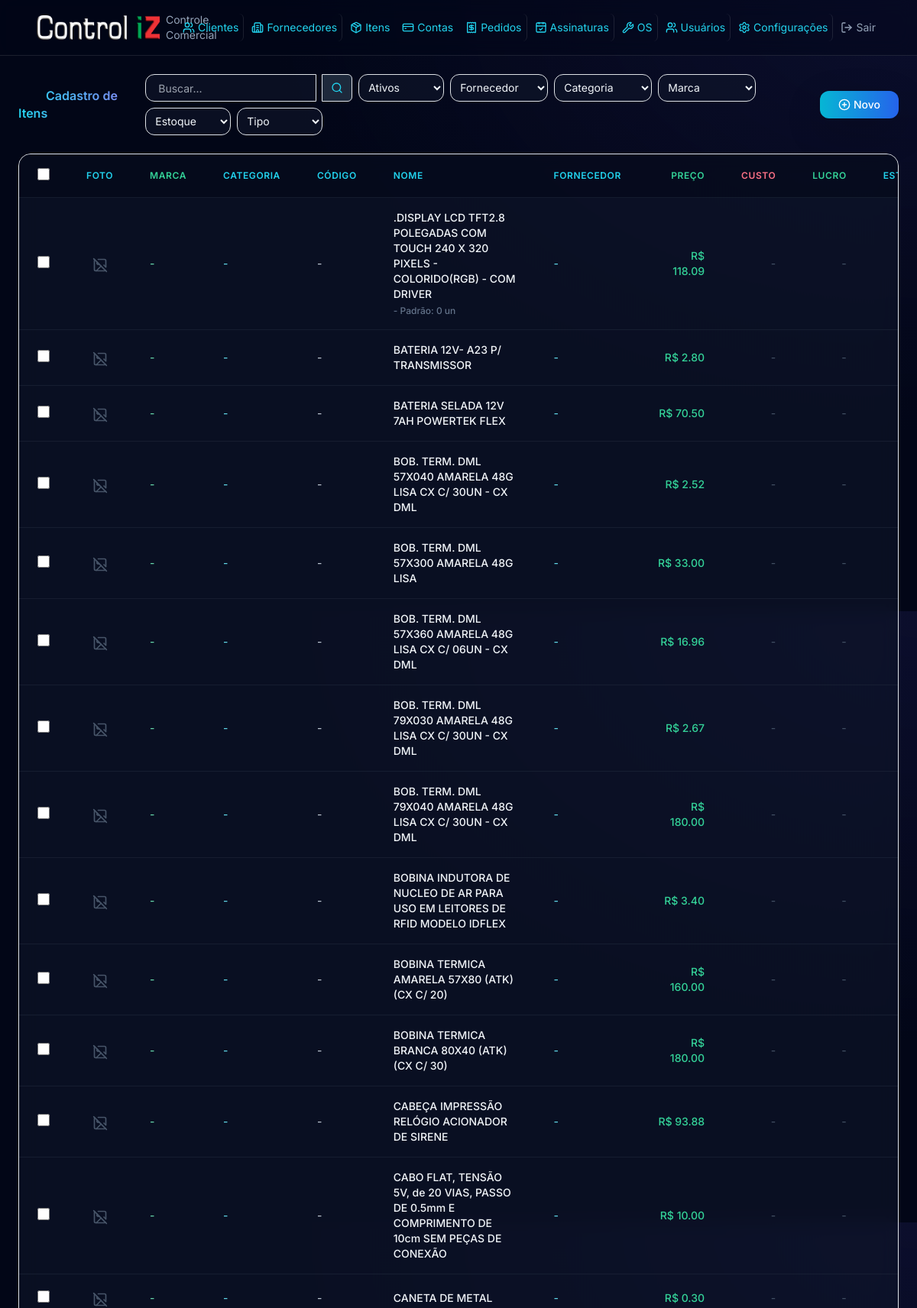
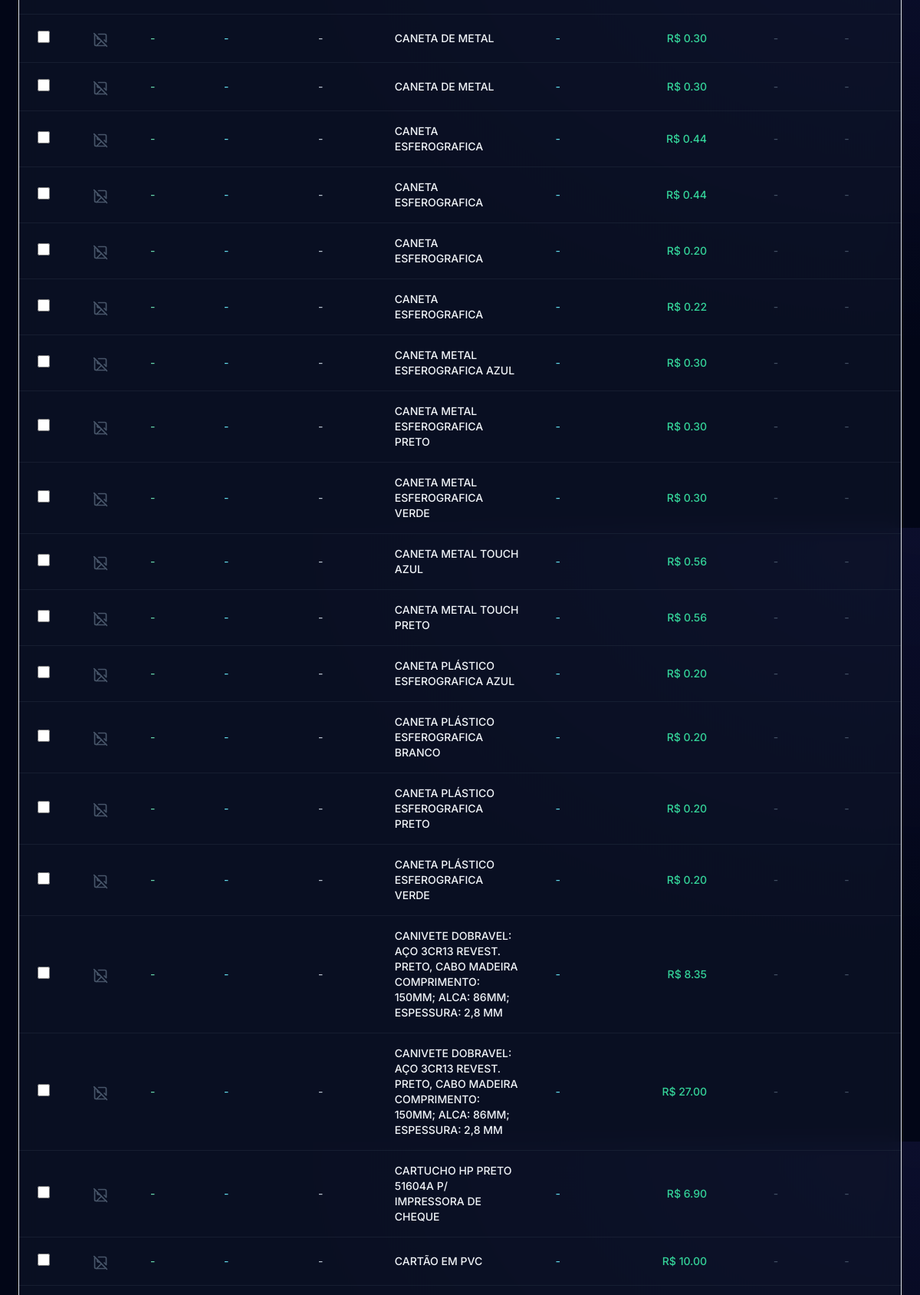
/produtos/ (upper part), run on the app's committed database (2 pictures, top to bottom).
### models.py (models this page shows, shortened)
class Produto(Base):
    __tablename__ = "produtos"
    id = Column(Integer, primary_key=True, index=True)
    codigo = Column(String(50), nullable=True, unique=True)
    nome = Column(String(200), nullable=False)
    descricao = Column(Text, nullable=True)
    preco = Column(Float, nullable=False, default=0)
    preco_custo = Column(Float, nullable=True)
    ncm = Column(String(10), nullable=True)
    unidade = Column(String(10), nullable=True, default="UN")
    categoria_id = Column(Integer, ForeignKey("categorias_produto.id"), nullable=True)
    foto = Column(String(500), nullable=True)
    fornecedor_id = Column(Integer, ForeignKey("fornecedores.id"), nullable=True)
    marca_id = Column(Integer, ForeignKey("marcas_produto.id"), nullable=True)
    marca = Column(String(100), nullable=True)
    peso_liq = Column(Float, nullable=True)
    peso_bruto = Column(Float, nullable=True)
    altura = Column(Float, nullable=True)
    largura = Column(Float, nullable=True)
    profundidade = Column(Float, nullable=True)
    unidade_medida = Column(String(20), nullable=True, default="cm")
    estoque = Column(Float, nullable=False, default=0)
    estoque_minimo = Column(Float, nullable=False, default=0)
    situacao = Column(String(1), nullable=False, default="A")
    bling_id = Column(BigInteger, nullable=True, unique=True)
    bling_updated_at = Column(DateTime, nullable=True)
    bling_pending_sync = Column(Boolean, default=False)
    created_at = Column(DateTime, default=datetime.now)
    updated_at = Column(DateTime, default=datetime.now, onupdate=datetime.now)
    categoria = relationship("CategoriaProduto", back_populates="produtos")
    fornecedor = relationship("Fornecedor")
    marca_rel = relationship("MarcaProduto")
    variacoes = relationship("ProdutoVariacao", back_populates="produto", cascade="all, delete-orphan")
    composicoes = relationship("ProdutoComposicao", foreign_keys="[ProdutoComposicao.produto_pai_id]", back_populates="produto_pai", cascade="all, delete-orphan")
    tipo = Column(String(20), default="produto")  # "produto", "servico" ou "kit"
    @property
    def preco_padrao(self):
        return self.preco

class ProdutoVariacao(Base):
    __tablename__ = "produto_variacoes"
    id = Column(Integer, primary_key=True, index=True)
    produto_id = Column(Integer, ForeignKey("produtos.id"), nullable=False)
    nome_variacao = Column(String(100), nullable=True)
    sku = Column(String(50), nullable=False, unique=True)
    preco_adicional = Column(Float, default=0)
    estoque_atual = Column(Float, default=0)
    estoque_minimo = Column(Float, default=0)
    created_at = Column(DateTime, default=datetime.now)
    updated_at = Column(DateTime, default=datetime.now, onupdate=datetime.now)
    produto = relationship("Produto", back_populates="variacoes")
    itens_pedido = relationship("PedidoVendaItem", foreign_keys="[PedidoVendaItem.variacao_id]", back_populates="variacao")

### routers/produtos.py (the view)
@router.get("/")
def listar_produtos(request: Request, db: Session = Depends(get_db), busca: str = Query(""), situacao: str = Query(""), fornecedor_id: Optional[str] = Query(""), categoria_id: Optional[str] = Query(""), marca_id: Optional[str] = Query(""), estoque_filtro: str = Query(""), tipo_filtro: str = Query("")):
    from sqlalchemy.orm import selectinload
    f_id = int(fornecedor_id) if fornecedor_id else None
    c_id = int(categoria_id) if categoria_id else None
    m_id = int(marca_id) if marca_id else None
    query = db.query(Produto).options(selectinload(Produto.variacoes))
    if busca:
        query = query.filter(Produto.nome.ilike(f"%{busca}%") | Produto.codigo.ilike(f"%{busca}%"))
    if estoque_filtro == "zerado":
        query = query.filter(Produto.estoque <= 0)
    elif estoque_filtro == "baixo":
        query = query.filter(Produto.estoque > 0, Produto.estoque_minimo > 0, Produto.estoque < Produto.estoque_minimo)
    if tipo_filtro:
        query = query.filter(Produto.tipo == tipo_filtro)
    if not situacao or situacao == "ativo":
        query = query.filter(Produto.situacao == "A")
    elif situacao == "inativo":
        query = query.filter(Produto.situacao != "A")
    if f_id:
        query = query.filter(Produto.fornecedor_id == f_id)
    if c_id:
        query = query.filter(Produto.categoria_id == c_id)
    if m_id:
        query = query.filter(Produto.marca_id == m_id)
    produtos = query.order_by(Produto.nome).all()
    fornecedores = db.query(Fornecedor).order_by(Fornecedor.nome).all()
    categorias = db.query(CategoriaProduto).order_by(CategoriaProduto.nome).all()
    marcas = db.query(MarcaProduto).order_by(MarcaProduto.nome).all()
    proximo_pedido = db.query(func.max(PedidoVenda.numero)).scalar()
    try:
        proximo_pedido = str(int(proximo_pedido) + 1) if proximo_pedido else "1"
    except:
        proximo_pedido = "1"
    return request.app.state.templates.TemplateResponse(
        "produtos/listar.html",
        {"request": request, "produtos": produtos, "fornecedores": fornecedores, "categorias": categorias, "marcas": marcas, "busca": busca, "situacao": situacao, "fornecedor_id": f_id, "categoria_id": c_id, "marca_id": m_id, "estoque_filtro": estoque_filtro, "tipo_filtro": tipo_filtro, "proximo_pedido": proximo_pedido}
    )

### templates/produtos/listar.html (shortened to what this page needs)
{% extends "base.html" %}
{% block content %}
<div class="flex items-center justify-between w-full mb-6 gap-4">
    <h4 class="text-transparent bg-clip-text bg-gradient-to-r from-cyan-400 to-indigo-400 font-semibold"><i data-lucide="package" class="w-6 h-6 inline me-2"></i> Cadastro de Itens</h4>
    <div class="flex items-center gap-2">
        <form class="flex items-center flex-wrap gap-2">
            <input type="text" class="w-48 md:w-56 h-9 text-sm px-3 py-2 bg-slate-900/60 border border-slate-800/80 rounded-l-xl text-slate-100 focus:border-cyan-500/50" name="busca" placeholder="Buscar..." value="{{ busca }}">
            <button class="flex items-center justify-center h-9 w-10 bg-slate-800 border border-white/10 rounded-r-md -ml-px text-cyan-400 transition" type="submit"><i data-lucide="search" class="w-4 h-4"></i></button>
            <select class="w-28 h-9 text-sm px-2 py-1 bg-slate-900/60 border border-slate-800/80 rounded-xl text-slate-100 focus:border-cyan-500/50" name="situacao" onchange="this.form.submit()">
                <option value="ativo" {% if situacao == 'ativo' or not situacao %}selected{% endif %}>Ativos</option>
            </select>
            <select class="w-32 h-9 text-sm px-2 py-1 bg-slate-900/60 border border-slate-800/80 rounded-xl text-slate-100 focus:border-cyan-500/50" name="fornecedor_id" onchange="this.form.submit()">
                <option value="">Fornecedor</option>
            </select>
            <select class="w-32 h-9 text-sm px-2 py-1 bg-slate-900/60 border border-slate-800/80 rounded-xl text-slate-100 focus:border-cyan-500/50" name="categoria_id" onchange="this.form.submit()">
                <option value="">Categoria</option>
            </select>
            <select class="w-32 h-9 text-sm px-2 py-1 bg-slate-900/60 border border-slate-800/80 rounded-xl text-slate-100 focus:border-cyan-500/50" name="marca_id" onchange="this.form.submit()">
                <option value="">Marca</option>
            </select>
            <select class="w-28 h-9 text-sm px-2 py-1 bg-slate-900/60 border border-slate-800/80 rounded-xl text-slate-100 focus:border-cyan-500/50" name="estoque_filtro" onchange="this.form.submit()">
                <option value="">Estoque</option>
            </select>
            <select class="w-28 h-9 text-sm px-2 py-1 bg-slate-900/60 border border-slate-800/80 rounded-xl text-slate-100 focus:border-cyan-500/50" name="tipo_filtro" onchange="this.form.submit()">
                <option value="">Tipo</option>
            </select>
        </form>
    </div>
    <div class="flex items-center gap-2 flex-shrink-0 ml-auto">
        <a href="/produtos/novo" class="flex items-center h-9 px-4 text-sm bg-gradient-to-r from-cyan-500 to-blue-600 hover:from-cyan-600 hover:to-blue-700 text-white rounded-xl font-medium transition-all shadow-lg shadow-cyan-500/10"><i data-lucide="plus-circle" class="w-4 h-4 me-1"></i> Novo</a>
    </div>
</div>
<div class="overflow-x-auto w-full">
    <div class="bg-slate-900/60 backdrop-blur-md border border-slate-800/80 rounded-2xl shadow-xl overflow-hidden">
        <table class="w-full divide-y divide-slate-800/60">
<thead class="bg-slate-950/50">
             <tr>
                 <th class="px-4 py-3 text-center"><input type="checkbox" id="selectAll" class="w-4 h-4"></th>
                 <th class="px-4 py-3 text-left text-xs font-semibold text-cyan-400 uppercase tracking-wider">Foto</th>
                 <th class="px-4 py-3 text-left text-xs font-semibold text-emerald-400 uppercase tracking-wider">Marca</th>
                 <th class="px-4 py-3 text-left text-xs font-semibold text-cyan-400 uppercase tracking-wider">Categoria</th>
                 <th class="px-4 py-3 text-left text-xs font-semibold text-cyan-400 uppercase tracking-wider">Código</th>
                 <th class="px-4 py-3 text-left text-xs font-semibold text-cyan-400 uppercase tracking-wider">Nome</th>
                 <th class="px-4 py-3 text-left text-xs font-semibold text-cyan-400 uppercase tracking-wider">Fornecedor</th>
                <th class="px-4 py-3 text-right text-xs font-semibold text-emerald-400 uppercase tracking-wider">Preço</th>
                <th class="px-4 py-3 text-right text-xs font-semibold text-rose-400 uppercase tracking-wider">Custo</th>
                <th class="px-4 py-3 text-right text-xs font-semibold text-emerald-400 uppercase tracking-wider">Lucro</th>
                <th class="px-4 py-3 text-right text-xs font-semibold text-cyan-400 uppercase tracking-wider w-20">Estoque</th>
            </tr>
        </thead>
<tbody class="divide-y divide-slate-800/60">
             {% for p in produtos %}
             <tr class="hover:bg-slate-800/40 transition">
                 <td class="px-4 py-3 text-center"><input type="checkbox" class="row-select w-4 h-4" value="{{ p.id }}"></td>
                 <td class="px-4 py-3 text-center">{% if p.foto %}<i data-lucide="check-circle" class="w-5 h-5 text-emerald-400 inline"></i>{% else %}<i data-lucide="image-off" class="w-5 h-5 text-slate-600 inline"></i>{% endif %}</td>
                 <td class="px-4 py-3 text-sm text-emerald-300">{{ p.marca or '-' }}</td>
                 <td class="px-4 py-3 text-sm text-cyan-300">{{ p.categoria.nome if p.categoria else '-' }}</td>
                 <td class="px-4 py-3 text-sm text-slate-300">{{ p.codigo or '-' }}</td>
                 <td class="px-4 py-3 text-sm font-medium text-slate-100">
                     {{ p.nome }}
                     {% if p.variacoes %}
                     <div class="mt-1">
                         {% for v in p.variacoes %}
                         <span class="text-xs text-slate-500 block">- {{ v.nome_variacao or 'Item' }}: {{ v.estoque_atual or 0 }} un</span>
                         {% endfor %}
                     </div>
                     {% endif %}
                 </td>
                 <td class="px-4 py-3 text-sm text-cyan-300">{{ p.fornecedor.nome if p.fornecedor else '-' }}</td>
                 <td class="px-4 py-3 text-right text-sm text-emerald-400 font-medium">R$ {{ "%.2f"|format(p.preco) }}</td>
                 <td class="px-4 py-3 text-right text-sm text-rose-300">{% if p.preco_custo %}R$ {{ "%.2f"|format(p.preco_custo) }}{% else %}<span class="text-slate-600">-</span>{% endif %}</td>
                 <td class="px-4 py-3 text-right text-sm{% if p.preco_custo %} text-emerald-400{% else %} text-slate-600{% endif %}">{% if p.preco_custo %}R$ {{ "%.2f"|format(p.preco - p.preco_custo) }}{% else %} -{% endif %}</td>
                 <td class="px-4 py-3 text-right text-sm font-medium{% if (p.estoque or 0) <= 0 %} text-rose-400{% elif (p.estoque or 0) < (p.estoque_minimo or 0) and (p.estoque_minimo or 0) > 0 %} text-amber-400{% else %} text-cyan-300{% endif %}">{{ p.estoque or 0 }}</td>
             </tr>
             {% else %}
<tr><td colspan="13" class="px-4 py-12 text-center text-slate-500">Nenhum produto cadastrado</td></tr>
            {% endfor %}
        </tbody>
    </table>
    </div>
</div>
{% endblock %}

### static/css/styles.css (style rules this page uses)
:root { --bg-primary: #0b1120; --bg-secondary: #111827; --glass-bg: rgba(17, 24, 39, 0.7); --glass-border: rgba(255, 255, 255, 0.08); --accent-primary: #0066cc; --accent-secondary: #00b359; --accent-tertiary: #e62e2e; --accent-gradient: linear-gradient(135deg, #0066cc 0%, #00b359 100%); --text-primary: #ffffff; --text-secondary: #94a3b8; --text-muted: #64748b; --success: #00b359; --warning: #f59e0b; --danger: #e62e2e; }
* { font-family: 'Inter', sans-serif; }
body { background-color: var(--bg-primary); color: var(--text-primary); min-height: 100vh; }

### data on the page
Produto: marca "-", categoria "-", codigo "-", nome ".DISPLAY LCD TFT2.8 POLEGADAS COM TOUCH 240 X 320 PIXELS - COLORIDO(RGB) - COM DRIVER", fornecedor "-", preco "118.09"
ProdutoVariacao: nome_variacao "Padrão", estoque_atual "0"
Produto: marca "-", categoria "-", codigo "-", nome "BATERIA 12V- A23 P/ TRANSMISSOR", fornecedor "-", preco "2.80"
Produto: marca "-", categoria "-", codigo "-", nome "BATERIA SELADA 12V 7AH POWERTEK FLEX", fornecedor "-", preco "70.50"
Produto: marca "-", categoria "-", codigo "-", nome "BOB. TERM. DML 57X040 AMARELA 48G LISA CX C/ 30UN - CX DML", fornecedor "-", preco "2.52"
Produto: marca "-", categoria "-", codigo "-", nome "BOB. TERM. DML 57X300 AMARELA 48G LISA", fornecedor "-", preco "33.00"
Produto: marca "-", categoria "-", codigo "-", nome "BOB. TERM. DML 57X360 AMARELA 48G LISA CX C/ 06UN - CX DML", fornecedor "-", preco "16.96"
Produto: marca "-", categoria "-", codigo "-", nome "BOB. TERM. DML 79X030 AMARELA 48G LISA CX C/ 30UN - CX DML", fornecedor "-", preco "2.67"
Produto: marca "-", categoria "-", codigo "-", nome "BOB. TERM. DML 79X040 AMARELA 48G LISA CX C/ 30UN - CX DML", fornecedor "-", preco "180.00"
Produto: marca "-", categoria "-", codigo "-", nome "BOBINA INDUTORA DE NUCLEO DE AR PARA USO EM LEITORES DE RFID MODELO IDFLEX", fornecedor "-", preco "3.40"
Produto: marca "-", categoria "-", codigo "-", nome "BOBINA TERMICA AMARELA 57X80 (ATK) (CX C/ 20)", fornecedor "-", preco "160.00"
Produto: marca "-", categoria "-", codigo "-", nome "BOBINA TERMICA BRANCA 80X40 (ATK) (CX C/ 30)", fornecedor "-", preco "180.00"
Produto: marca "-", categoria "-", codigo "-", nome "CABEÇA IMPRESSÃO RELÓGIO ACIONADOR DE SIRENE", fornecedor "-", preco "93.88"
Produto: marca "-", categoria "-", codigo "-", nome "CABO FLAT, TENSÃO 5V, de 20 VIAS, PASSO DE 0.5mm E COMPRIMENTO DE 10cm SEM PEÇAS DE CONEXÃO", fornecedor "-", preco "10.00"
Produto: marca "-", categoria "-", codigo "-", nome "CANETA DE METAL", fornecedor "-", preco "0.30"
Produto: marca "-", categoria "-", codigo "-", nome "CANETA DE METAL", fornecedor "-", preco "0.30"
Produto: marca "-", categoria "-", codigo "-", nome "CANETA DE METAL", fornecedor "-", preco "0.30"
Produto: marca "-", categoria "-", codigo "-", nome "CANETA ESFEROGRAFICA", fornecedor "-", preco "0.44"
Produto: marca "-", categoria "-", codigo "-", nome "CANETA ESFEROGRAFICA", fornecedor "-", preco "0.44"
Produto: marca "-", categoria "-", codigo "-", nome "CANETA ESFEROGRAFICA", fornecedor "-", preco "0.20"
Produto: marca "-", categoria "-", codigo "-", nome "CANETA ESFEROGRAFICA", fornecedor "-", preco "0.22"
Produto: marca "-", categoria "-", codigo "-", nome "CANETA METAL ESFEROGRAFICA AZUL", fornecedor "-", preco "0.30"
Produto: marca "-", categoria "-", codigo "-", nome "CANETA METAL ESFEROGRAFICA PRETO", fornecedor "-", preco "0.30"
Produto: marca "-", categoria "-", codigo "-", nome "CANETA METAL ESFEROGRAFICA VERDE", fornecedor "-", preco "0.30"
Produto: marca "-", categoria "-", codigo "-", nome "CANETA METAL TOUCH AZUL", fornecedor "-", preco "0.56"
Produto: marca "-", categoria "-", codigo "-", nome "CANETA METAL TOUCH PRETO", fornecedor "-", preco "0.56"
Produto: marca "-", categoria "-", codigo "-", nome "CANETA PLÁSTICO ESFEROGRAFICA AZUL", fornecedor "-", preco "0.20"
Produto: marca "-", categoria "-", codigo "-", nome "CANETA PLÁSTICO ESFEROGRAFICA BRANCO", fornecedor "-", preco "0.20"
Produto: marca "-", categoria "-", codigo "-", nome "CANETA PLÁSTICO ESFEROGRAFICA PRETO", fornecedor "-", preco "0.20"
Produto: marca "-", categoria "-", codigo "-", nome "CANETA PLÁSTICO ESFEROGRAFICA VERDE", fornecedor "-", preco "0.20"
Produto: marca "-", categoria "-", codigo "-", nome "CANIVETE DOBRAVEL: AÇO 3CR13 REVEST. PRETO, CABO MADEIRA COMPRIMENTO: 150MM; ALCA: 86MM; ESPESSURA: 2,8 MM", fornecedor "-", preco "8.35"
Produto: marca "-", categoria "-", codigo "-", nome "CANIVETE DOBRAVEL: AÇO 3CR13 REVEST. PRETO, CABO MADEIRA COMPRIMENTO: 150MM; ALCA: 86MM; ESPESSURA: 2,8 MM", fornecedor "-", preco "27.00"
Produto: marca "-", categoria "-", codigo "-", nome "CARTUCHO HP PRETO 51604A P/ IMPRESSORA DE CHEQUE", fornecedor "-", preco "6.90"
Produto: marca "-", categoria "-", codigo "-", nome "CARTÃO EM PVC", fornecedor "-", preco "10.00"
